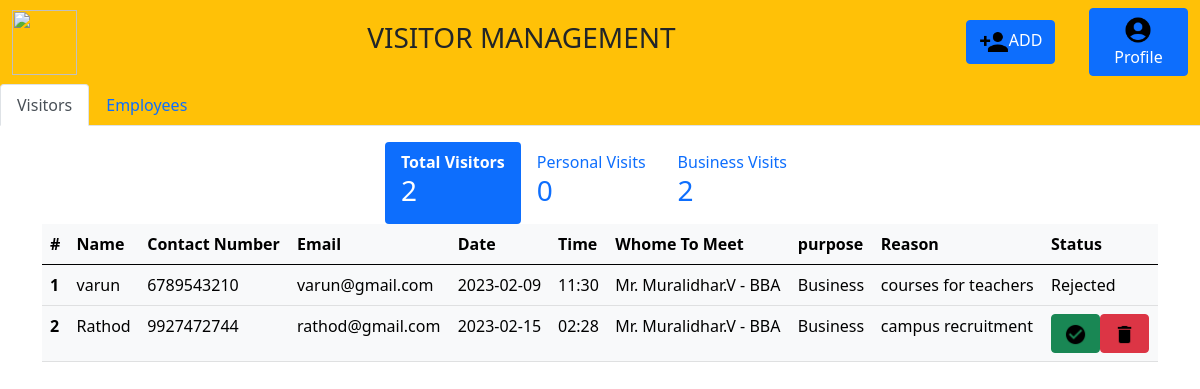
/FFdashboard (signed in), run on the app's committed database.
### tables this page shows
CREATE TABLE "register1" (
	"name"	TEXT,
	"contact_number"	INTEGER,
	"email"	TEXT,
	"date"	TEXT,
	"time"	TEXT,
	"whom_to_meet"	TEXT,
	"purpose"	TEXT,
	"reason"	TEXT,
	"photo"	TEXT,
	"status"	TEXT,
	"id"	INTEGER,
	"department"	TEXT,
	PRIMARY KEY("id" AUTOINCREMENT)
);

### app.py (the view)
@app.get("/FFdashboard", response_class=HTMLResponse)
def FFdashboard(request:Request):
    isLogin = request.session.get('isLogin')
    role = request.session.get('role')
    email = request.session.get('email')
    users = db.executeQueryWithParams("select * from users where email =?", [email,])[0]
    name = users['name']
    department = users['department']
    contact_number = users['contact_number']
    date_of_birth = users['date_of_birth']
    pfp = users['pfp']
    whom_to_meet = name + " - " + department
    if role == 1:
        conn = sqlite3.connect("app.db")
        cursor = conn.cursor()
        admin= cursor.execute("SELECT * FROM users where email=?", (email,))
        cursor.execute("SELECT COUNT(*) FROM register1 where whom_to_meet =?", (whom_to_meet,))
        total_visitors = cursor.fetchone()
        cursor.execute("SELECT COUNT(*) FROM register1 where whom_to_meet =? and purpose ='Personal'",(whom_to_meet,))
        visitors_personal = cursor.fetchone()
        cursor.execute("SELECT COUNT(*) FROM register1 where whom_to_meet =? and purpose ='Business'",(whom_to_meet,))
        visitors_business = cursor.fetchone()
        admin_meeting = db.executeQueryWithParams("select * from register1 where whom_to_meet =? order by id DESC", [whom_to_meet])
        admin_meeting_personal = db.executeQueryWithParams("select * from register1 where whom_to_meet =? and purpose =? order by id DESC", [whom_to_meet,"Personal"])
        admin_meeting_business = db.executeQueryWithParams("select * from register1 where whom_to_meet =? and purpose =? order by id DESC", [whom_to_meet,"Business"])
        orders = db.executeQuery("select * from register1 order by id DESC")
        return templates.TemplateResponse("FFdashboard.html",{"request":request, "orders": orders, "admin_meeting": admin_meeting, "admin_meeting_personal": admin_meeting_personal, "admin_meeting_business":  admin_meeting_business, "email":email, "admin": admin, "total_visitors":total_visitors[0], "visitors_personal": visitors_personal[0], "visitors_business":visitors_business[0], "name": name, "department": department, "date_of_birth": date_of_birth, "contact_number":contact_number, "pfp": pfp})
    else:
        return "Unauthorized Access"

### templates/FFdashboard.html (shortened to what this page needs)
<!doctype html>
<html lang="en">
  <head>
    <link href="https://cdn.jsdelivr.net/npm/bootstrap@5.0.2/dist/css/bootstrap.min.css" rel="stylesheet">
  </head>
  <body>
    <nav class="navbar navbar-expand-lg navbar-light bg-warning">
      <div class="container-fluid">
           <img src="/static/images/Logo.png" width="65" height="65"><h3>VISITOR MANAGEMENT</h3>
          <form class="d-flex">
            <div class="row align-items-center">
              <div class="col">
                <a href="/Fregister">
                <button type="button" class="btn btn-primary">
                <img src="/static/images/baseline_person_add_black_24dp.png" width="30" height="30">ADD</button>
                </a>
              </div>
              <div class="col">
                <button type="button" class="btn btn-primary" data-bs-toggle="modal" data-bs-target="#myModal">
                  <img src="/static/images/baseline_account_circle_black_24dp.png" width="30" height="30">
                  Profile
                  </button>
              </div>
            </div>
          </form>
      </div>
    </nav>
    <ul class="nav nav-tabs navbar-light bg-warning">
      <li class="nav-item">
        <a class="nav-link active" data-bs-toggle="tab" href="#Avisitors">Visitors</a>
      </li>
      <li class="nav-item">
        <a class="nav-link" href="/others">Employees</a>
      </li>
    </ul>
    <div class="tab-content">
      <div class="tab-pane container active" id="Avisitors">
        <div class="container mt-3">
          <div class="row">
             <ul class="nav nav-pills justify-content-center">
             <li class="nav-item">
               <a class="nav-link active" data-bs-toggle="tab" href="#Atotal"><b>Total Visitors</b><br><h3>{{ total_visitors }}</h3></a>
             </li>
             <li class="nav-item">
               <a class="nav-link" data-bs-toggle="tab" href="#Apersonal">Personal Visits<br><h3>{{ visitors_personal }}</h3></a>
             </li>
             <li class="nav-item">
               <a class="nav-link" data-bs-toggle="tab" href="#Abusiness">Business Visits<br><h3>{{ visitors_business }}</h3></a>
             </li>
            </ul>
          </div>
        </div>
      </div>
    </div>
      <div class="tab-content">
        <div class="tab-pane container active" id="Atotal">
          <div class="table-responsive">
            <table class="table table-light table-responsive">
              <thead>
                <tr>
                  <th scope="col">#</th>
                  <th>Name</th>
                  <th>Contact Number</th>
                  <th>Email</th>
                  <th>Date</th>
                  <th>Time</th>
                  <th>Whome To Meet</th>
                  <th>purpose</th>
                  <th>Reason</th>
                  <th>Status</th>
                </tr>
              </thead>
              <tbody>
                {% for meetings in admin_meeting %}
                    <tr>
                        <th scope="row">{{ loop.index }}</th>
                        <td>{{meetings.name}}</td>
                        <td>{{meetings.contact_number}}</td>
                        <td>{{meetings.email}}</td>
                        <td>{{meetings.date}}</td>
                        <td>{{meetings.time}}</td>
                        <td>{{meetings.whom_to_meet}}</td>
                        <td>{{meetings.purpose}}</td>
                        <td>{{meetings.reason}}</td>
                        {%if not meetings.status%}
                        <td>
                         <div class="btn-group" role="group" aria-label="Basic mixed styles example">
                          <form action="/Aauthorize?statuses=Accepted&id={{meetings.id}}" method="post">
                            <button type="submit" class="btn btn-success"><img src="/static/images/baseline_check_circle_black_24dp.png" width="23" height="23"></button>
                          </form>
                          <form action="/Aauthorize?statuses=Rejected&id={{meetings.id}}" method="post">
                            <button type="submit" class="btn btn-danger"><img src="/static/images/baseline_delete_black_24dp.png" width="23" height="23"></button>
                          </form>
                         </div>
                        </td>
                        {% elif meetings.status == "Accepted" %}
                        <td>
                          Accepted
                        </td>
                        {% else %}
                        <td>
                          Rejected
                        </td>
                        {% endif %}
                    </tr>
                    {% endfor %}
              </tbody>
            </table>
          </div>
        </div>
      </div>
  </body>
</html>

### data on the page
register1: name "varun", contact_number "6789543210", email "varun@gmail.com", date "2023-02-09", time "11:30", whom_to_meet "Mr. Muralidhar.V - BBA", purpose "Business", reason "courses for teachers", status "Rejected"
register1: name "Rathod", contact_number "9927472744", email "rathod@gmail.com", date "2023-02-15", time "02:28", whom_to_meet "Mr. Muralidhar.V - BBA", purpose "Business", reason "campus recruitment"

### other printed values
{{ total_visitors }} "2"
{{ visitors_personal }} "0"
{{ visitors_business }} "2"
